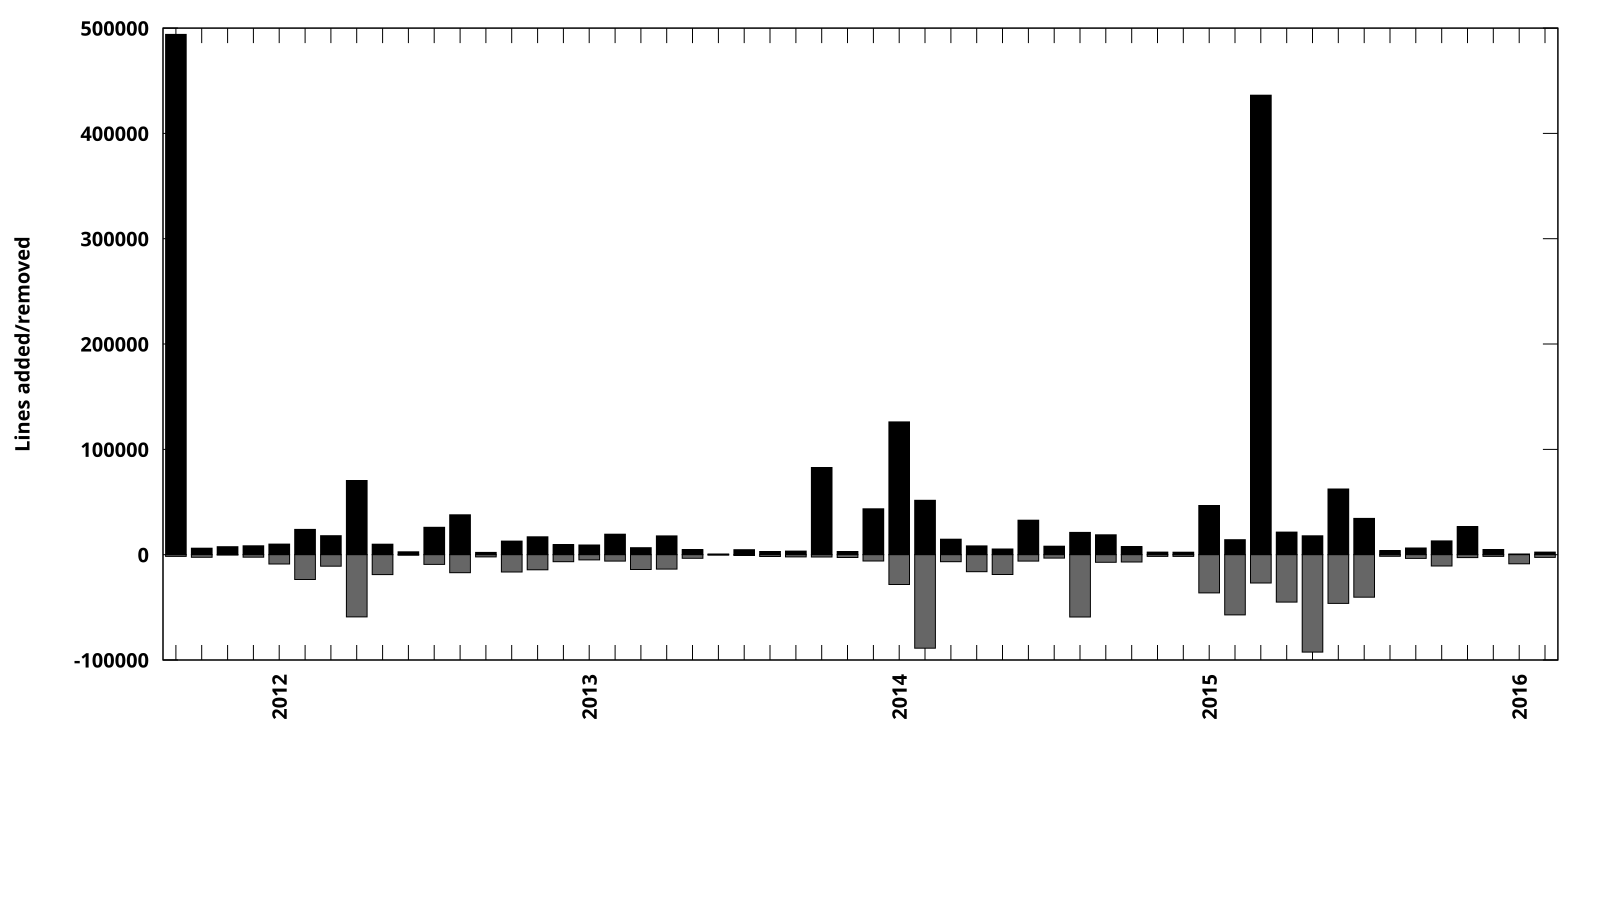

Reproduce this figure in gnuplot.
set terminal svg size 1600,900
set terminal svg size 1600,900 standalone fname 'Sans bold' fsize 20
set output 'plot.svg'
set boxwidth 0.8
set style fill solid 1.0 border -1
set ylabel "Lines added/removed"
set xtics rotate
set bmargin 8
plot 'changes.per.month.y' using 3:xticlabels(1) with boxes lt rgb "#000000" notitle, \
	'changes.per.month.y' using 4:xticlabels(1) with boxes lt rgb "#666666" notitle
